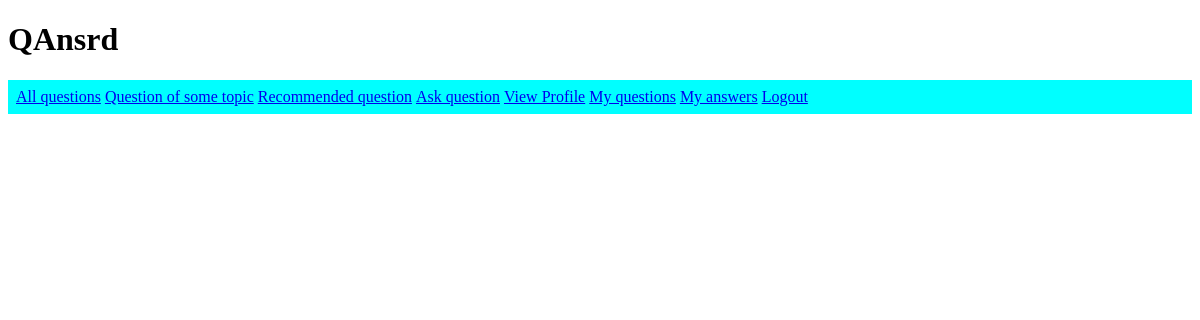
The page /answers (signed in) on the database as committed earlier.
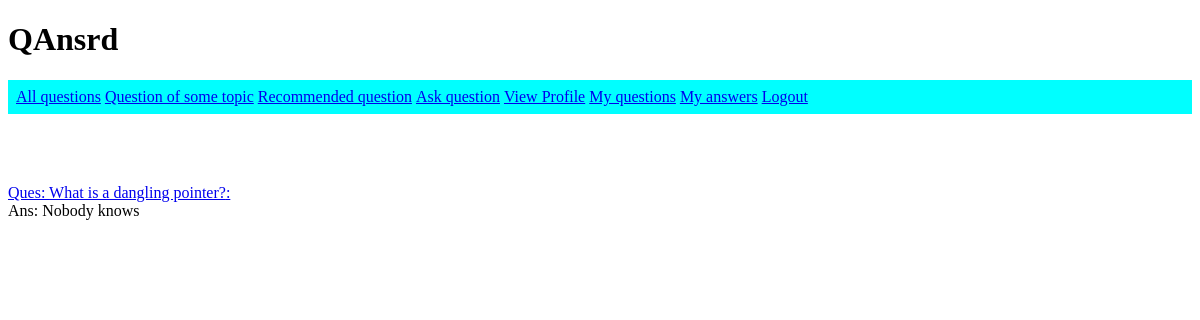
The same page on the database as committed later.
### models.py (models this page shows, shortened)
class Answer(db.Model):
    id = db.Column(db.Integer, primary_key=True)
    answer_text = db.Column(db.String(1000))
    user_id = db.Column(db.Integer, db.ForeignKey('user.id'))
    question_id = db.Column(db.Integer, db.ForeignKey('question.id'))
    ans_date = db.Column(db.DateTime)

class Question(db.Model):
    id = db.Column(db.Integer, primary_key=True)
    question_text = db.Column(db.String(1000))
    user_id = db.Column(db.Integer, db.ForeignKey('user.id'))
    question_tags = db.relationship('QuestionTag', backref='question', lazy = 'dynamic')#relatioship with question
    answers = db.relationship('Answer', backref='question', lazy = 'dynamic')
    qu_date = db.Column(db.DateTime)

### app.py (the view)
@app.route('/answers')
def my_answers():
    uname = session['user']
    user = User.query.filter_by(uname=uname).first()
    answers = user.answers.all()
    return render_template('answers.html', answers=answers)

### templates/answers.html
{% extends "base.html" %}
{% block body %}
{% for answer in answers %}
<a href="/qs/{{answer.question.id}}">
        Ques: {{ answer.question.question_text }}: <br>
    </a>
    Ans: {{ answer.answer_text }}
{% endfor %}
{% endblock %}

### templates/base.html (shortened to what this page needs)
<!DOCTYPE html>
<html lang="en">
<head>
</head>
<body>
    <h1> QAnsrd </h1>
    <ul id="nav_links">
        <li>
            <a href="/qs/all">All questions</a>
        </li>
        <li>
            <a href="/qs/topic/all">Question of some topic</a>
        </li>
        <li>
            <a href="/qs/recc">Recommended question</a>
        </li>
        <li>
            <a href="/new_question">Ask question</a>
        </li>
        <li>
            <a href="/profile">View Profile</a>
        </li>
        <li>
            <a href="/questions">My questions</a>
        </li>
        <li>
            <a href="/answers">My answers</a>
        </li>
        <li>
            <a href="/logout">Logout</a>
        </li>
    </ul>
    <br>
    <br>
    <br>
    {% block body %}
    {% endblock %}
</body>
</body>
</html>

### templates/base.html (style rules this page uses)
#nav_links { padding: 8px; padding-right: 10px; background-color: cyan; }
#nav_links > li { display: inline; list-style-type: none; margin: 0; padding: 0; }

Rows that differ between the two databases and show on the page:
added Answer: question.question_text "What is a dangling pointer?", answer_text "Nobody knows"
